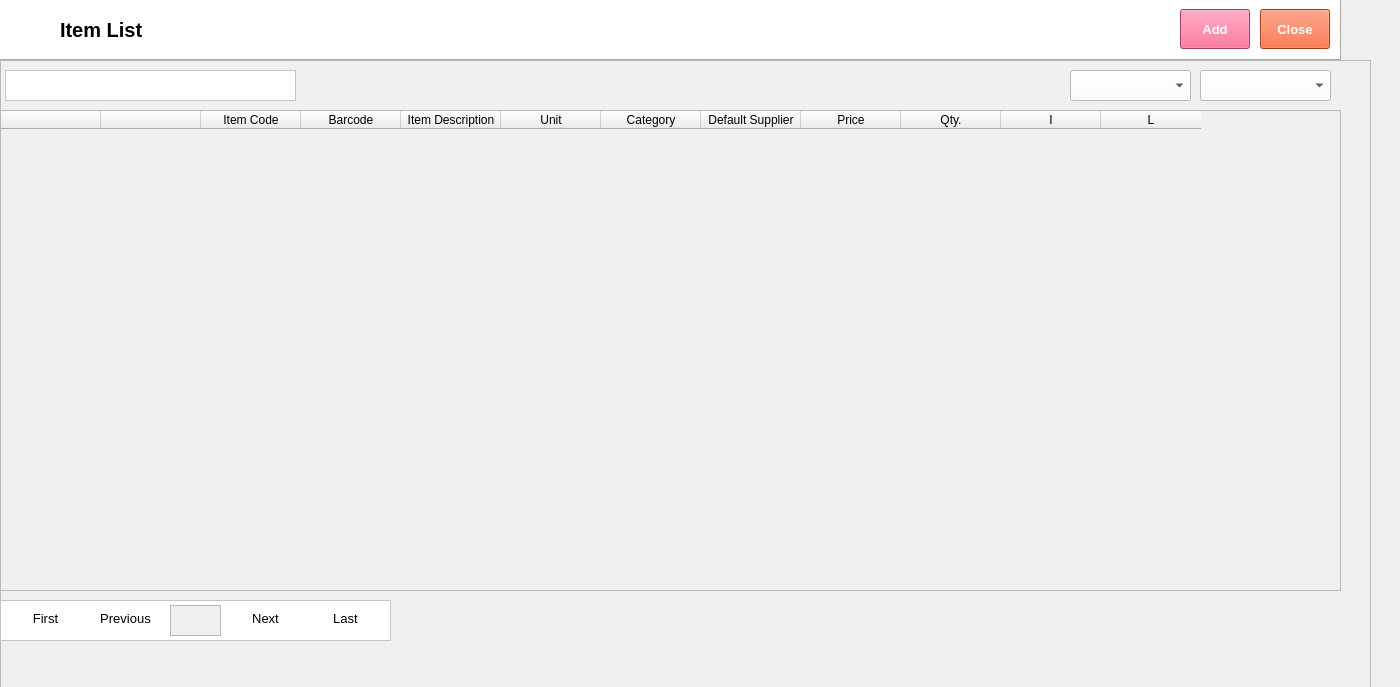
<?xml version="1.0" encoding="UTF-8"?>
<ui version="4.0">
 <class>Form</class>
 <widget class="QWidget" name="Form">
  <property name="geometry">
   <rect>
    <x>0</x>
    <y>0</y>
    <width>1400</width>
    <height>687</height>
   </rect>
  </property>
  <property name="windowTitle">
   <string>Form</string>
  </property>
  <widget class="QFrame" name="frame">
   <property name="geometry">
    <rect>
     <x>0</x>
     <y>-1</y>
     <width>1341</width>
     <height>61</height>
    </rect>
   </property>
   <property name="autoFillBackground">
    <bool>false</bool>
   </property>
   <property name="styleSheet">
    <string notr="true">background-color: rgb(255, 255, 255);</string>
   </property>
   <property name="frameShape">
    <enum>QFrame::Panel</enum>
   </property>
   <property name="frameShadow">
    <enum>QFrame::Raised</enum>
   </property>
   <widget class="QLabel" name="label">
    <property name="geometry">
     <rect>
      <x>10</x>
      <y>10</y>
      <width>38</width>
      <height>32</height>
     </rect>
    </property>
    <property name="text">
     <string/>
    </property>
    <property name="pixmap">
     <pixmap>../../Documents/GitHub/python-pos/img/Item.png</pixmap>
    </property>
    <property name="scaledContents">
     <bool>true</bool>
    </property>
   </widget>
   <widget class="QLabel" name="label_2">
    <property name="geometry">
     <rect>
      <x>60</x>
      <y>10</y>
      <width>171</width>
      <height>41</height>
     </rect>
    </property>
    <property name="font">
     <font>
      <family>Segoe UI</family>
      <pointsize>15</pointsize>
      <bold>true</bold>
     </font>
    </property>
    <property name="text">
     <string>Item List</string>
    </property>
    <property name="textFormat">
     <enum>Qt::PlainText</enum>
    </property>
   </widget>
   <widget class="QPushButton" name="pushButtonAdd">
    <property name="geometry">
     <rect>
      <x>1180</x>
      <y>10</y>
      <width>70</width>
      <height>40</height>
     </rect>
    </property>
    <property name="font">
     <font>
      <family>Segoe UI</family>
      <pointsize>10</pointsize>
      <bold>true</bold>
     </font>
    </property>
    <property name="autoFillBackground">
     <bool>false</bool>
    </property>
    <property name="styleSheet">
     <string notr="true">background-color: rgb(240, 80, 128);
color: rgb(255, 255, 255);</string>
    </property>
    <property name="text">
     <string>Add</string>
    </property>
   </widget>
   <widget class="QPushButton" name="pushButtonClose">
    <property name="geometry">
     <rect>
      <x>1260</x>
      <y>10</y>
      <width>70</width>
      <height>40</height>
     </rect>
    </property>
    <property name="font">
     <font>
      <family>Segoe UI</family>
      <pointsize>10</pointsize>
      <bold>true</bold>
     </font>
    </property>
    <property name="styleSheet">
     <string notr="true">background-color: rgb(243, 79, 28);
color: rgb(255, 255, 255);</string>
    </property>
    <property name="text">
     <string>Close</string>
    </property>
    <property name="flat">
     <bool>false</bool>
    </property>
   </widget>
  </widget>
  <widget class="QFrame" name="frame_2">
   <property name="geometry">
    <rect>
     <x>0</x>
     <y>60</y>
     <width>1371</width>
     <height>711</height>
    </rect>
   </property>
   <property name="styleSheet">
    <string notr="true">background-color: rgb(240,240,240);</string>
   </property>
   <property name="frameShape">
    <enum>QFrame::StyledPanel</enum>
   </property>
   <property name="frameShadow">
    <enum>QFrame::Raised</enum>
   </property>
   <widget class="QTextEdit" name="textEditItemFilter">
    <property name="geometry">
     <rect>
      <x>5</x>
      <y>10</y>
      <width>291</width>
      <height>31</height>
     </rect>
    </property>
    <property name="styleSheet">
     <string notr="true">background-color: rgb(255, 255, 255);
color: rgb(0, 0, 0);</string>
    </property>
   </widget>
   <widget class="QComboBox" name="comboBoxIsInventoryFilter">
    <property name="geometry">
     <rect>
      <x>1070</x>
      <y>10</y>
      <width>121</width>
      <height>31</height>
     </rect>
    </property>
    <property name="styleSheet">
     <string notr="true">background-color: rgb(255, 255, 255);
color: rgb(0, 0, 0);</string>
    </property>
   </widget>
   <widget class="QComboBox" name="comboBoxIsLockedFilter">
    <property name="geometry">
     <rect>
      <x>1200</x>
      <y>10</y>
      <width>131</width>
      <height>31</height>
     </rect>
    </property>
    <property name="styleSheet">
     <string notr="true">background-color: rgb(255, 255, 255);
color: rgb(0, 0, 0);</string>
    </property>
   </widget>
   <widget class="QTableWidget" name="tableWidget">
    <property name="geometry">
     <rect>
      <x>0</x>
      <y>50</y>
      <width>1341</width>
      <height>481</height>
     </rect>
    </property>
    <column>
     <property name="text">
      <string/>
     </property>
    </column>
    <column>
     <property name="text">
      <string/>
     </property>
    </column>
    <column>
     <property name="text">
      <string>Item Code</string>
     </property>
    </column>
    <column>
     <property name="text">
      <string>Barcode</string>
     </property>
    </column>
    <column>
     <property name="text">
      <string>Item Description</string>
     </property>
    </column>
    <column>
     <property name="text">
      <string>Unit</string>
     </property>
    </column>
    <column>
     <property name="text">
      <string>Category</string>
     </property>
    </column>
    <column>
     <property name="text">
      <string>Default Supplier</string>
     </property>
    </column>
    <column>
     <property name="text">
      <string>Price</string>
     </property>
    </column>
    <column>
     <property name="text">
      <string>Qty.</string>
     </property>
    </column>
    <column>
     <property name="text">
      <string>I</string>
     </property>
    </column>
    <column>
     <property name="text">
      <string>L</string>
     </property>
    </column>
   </widget>
   <widget class="QFrame" name="frame_3">
    <property name="geometry">
     <rect>
      <x>0</x>
      <y>540</y>
      <width>391</width>
      <height>41</height>
     </rect>
    </property>
    <property name="styleSheet">
     <string notr="true">background-color: rgb(255, 255, 255);
color: rgb(255, 255, 255);</string>
    </property>
    <property name="frameShape">
     <enum>QFrame::StyledPanel</enum>
    </property>
    <property name="frameShadow">
     <enum>QFrame::Raised</enum>
    </property>
   </widget>
   <widget class="QPushButton" name="pushButtonLast">
    <property name="geometry">
     <rect>
      <x>310</x>
      <y>540</y>
      <width>71</width>
      <height>37</height>
     </rect>
    </property>
    <property name="font">
     <font>
      <family>Segoe UI</family>
      <pointsize>10</pointsize>
     </font>
    </property>
    <property name="styleSheet">
     <string notr="true">color: rgb(0, 0, 0);</string>
    </property>
    <property name="text">
     <string>Last</string>
    </property>
    <property name="flat">
     <bool>true</bool>
    </property>
   </widget>
   <widget class="QPushButton" name="pushButtonFirst">
    <property name="geometry">
     <rect>
      <x>10</x>
      <y>540</y>
      <width>71</width>
      <height>37</height>
     </rect>
    </property>
    <property name="font">
     <font>
      <family>Segoe UI</family>
      <pointsize>10</pointsize>
     </font>
    </property>
    <property name="styleSheet">
     <string notr="true">color: rgb(0, 0, 0);</string>
    </property>
    <property name="text">
     <string>First</string>
    </property>
    <property name="flat">
     <bool>true</bool>
    </property>
   </widget>
   <widget class="QPushButton" name="pushButtonNext">
    <property name="geometry">
     <rect>
      <x>230</x>
      <y>540</y>
      <width>71</width>
      <height>37</height>
     </rect>
    </property>
    <property name="font">
     <font>
      <family>Segoe UI</family>
      <pointsize>10</pointsize>
     </font>
    </property>
    <property name="styleSheet">
     <string notr="true">color: rgb(0, 0, 0);</string>
    </property>
    <property name="text">
     <string>Next</string>
    </property>
    <property name="flat">
     <bool>true</bool>
    </property>
   </widget>
   <widget class="QTextEdit" name="textEditPageNumber">
    <property name="geometry">
     <rect>
      <x>170</x>
      <y>545</y>
      <width>51</width>
      <height>31</height>
     </rect>
    </property>
    <property name="font">
     <font>
      <family>Segoe UI</family>
      <pointsize>10</pointsize>
     </font>
    </property>
    <property name="styleSheet">
     <string notr="true">color: rgb(0, 0, 0);</string>
    </property>
    <property name="readOnly">
     <bool>true</bool>
    </property>
   </widget>
   <widget class="QPushButton" name="pushButtonPrevious">
    <property name="geometry">
     <rect>
      <x>90</x>
      <y>540</y>
      <width>71</width>
      <height>37</height>
     </rect>
    </property>
    <property name="font">
     <font>
      <family>Segoe UI</family>
      <pointsize>10</pointsize>
     </font>
    </property>
    <property name="styleSheet">
     <string notr="true">color: rgb(0, 0, 0);</string>
    </property>
    <property name="text">
     <string>Previous</string>
    </property>
    <property name="flat">
     <bool>true</bool>
    </property>
   </widget>
  </widget>
 </widget>
 <resources/>
 <connections/>
</ui>
